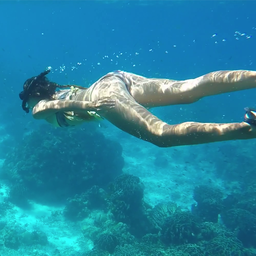
#> input picture images/UW_400.png, 256 x 256 px, shrunk from 800 x 800 before the run
$ jupyter execute Interpolation_tree_morfological_operation.ipynb   (shell and % lines are left out)
#> lines starting #> are read from the running program, lines starting #| are printed output that depends on the picture; after the words box and inside, x2 and y2 are one past the last pixel; in counts of white or black regions, pixels touching at a corner belong together
[cell 1]
import cv2
import numpy as np
import dippykit as dip
import matplotlib.pyplot as plt
import pandas as pd


#PICKING AN IMAGE
im_original = cv2.imread("images/UW_400.png")
#> im_original is the input picture: shape (256, 256, 3); mean B, G, R 160.8, 132.7, 37.4
#im_original = cv2.imread("images/underwater-15.png")

#im_original = cv2.imread("images/24Zimmer-Refer-articleLarge.jpg")

#INITIAL EXPLORATION OF THE PICTURE

#Select pixels that are similar in color to skin
im_skin = np.copy(im_original)
for i in range(np.shape(im_original)[0]):
    for j in range(np.shape(im_original)[1]):
        #if im_original[i,j][2] < 60:
        if im_original[i,j][2] < 60 or im_original[i,j][0] > 200: #Zones mostly reddish, not blueish
            im_skin[i,j]=[0,0,0]
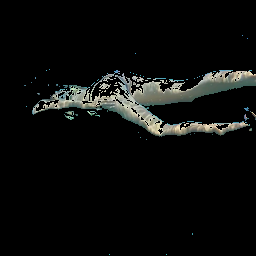
#> im_skin: shape (256, 256, 3); mean B, G, R 11.3, 12.4, 11.6

cv2.imwrite("temp_images/tree_morf/skin_color.png", im_skin)

#Select zones with high luminosity (probably zones iluminated by refracted light)
im_gray = cv2.cvtColor(im_original, cv2.COLOR_BGR2GRAY)
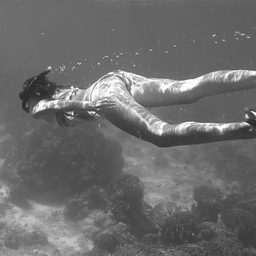
#> im_gray: shape (256, 256); min 39, max 255, mean 107.4
ret,th1 = cv2.threshold(im_gray,180,255,cv2.THRESH_BINARY)
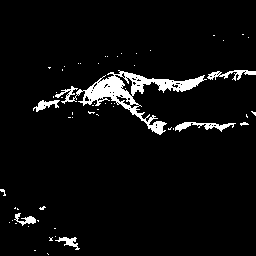
#> th1: shape (256, 256); 4.9% white; 58 white regions (50 under 20 px), largest, box (x1, y1, x2, y2) and area: (55, 70, 207, 135) 2168, (175, 122, 236, 132) 258, (207, 70, 256, 81) 220

kernel = np.ones((5,5),np.uint8)
binary_morf = cv2.morphologyEx(th1, cv2.MORPH_CLOSE, kernel)
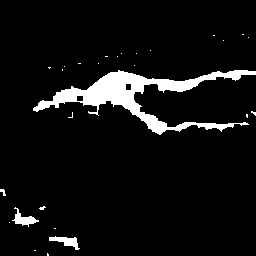
#> binary_morf: shape (256, 256); 6.5% white; 27 white regions (23 under 20 px), largest, box (x1, y1, x2, y2) and area: (33, 70, 256, 135) 3763, (12, 207, 39, 227) 200, (49, 236, 80, 250) 196, (0, 189, 6, 196) 24
#binary_morf = cv2.dilate(th1,kernel,iterations = 1)
#binary_morf = cv2.dilate(th1,kernel,iterations = 2)
binary_morf = cv2.erode(binary_morf,kernel,iterations = 2)
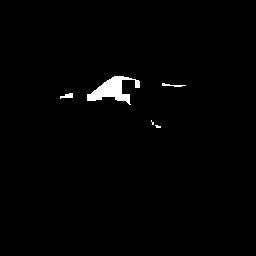
#> binary_morf: shape (256, 256); 1.2% white; 5 white regions (2 under 20 px), largest, box (x1, y1, x2, y2) and area: (87, 76, 140, 105) 691, (60, 93, 73, 99) 47, (162, 83, 186, 87) 43
cv2.imwrite("temp_images/tree_morf/binary_morf.png", binary_morf )

"""
#Saliency detection
# initialize OpenCV's static fine grained saliency detector and compute the saliency map
saliency = cv2.saliency.StaticSaliencyFineGrained_create()
(success, saliencyMap) = saliency.computeSaliency(im_original)

# if we would like a *binary* map that we could process for contours,
# compute convex hull's, extract bounding boxes, etc., we can
# additionally threshold the saliency map

threshMap = cv2.threshold(saliencyMap*255, 80, 255,cv2.THRESH_BINARY)[1]

cv2.imwrite("temp_images/saliency.png", saliencyMap*255)
"""

dip.imshow(th1)
#> (this line was passed over: dippykit is not available in this run)
dip.show()
#> (this line was passed over: dippykit is not available in this run)

dip.imshow(binary_morf)
#> (this line was passed over: dippykit is not available in this run)
dip.show()
#> (this line was passed over: dippykit is not available in this run)

"""
dip.imshow(threshMap)
dip.show()
"""

[cell 2]
"""
def reduce_mask(mask):

    N,M = np.shape(mask)
    WHITE = 255
    DARKEN_LAYER = 0

    for i in range(N):

        edge_detected = False
        for j in range(M):

            if mask[i][j] == WHITE and edge_detected == False:
                mask[i][j] = 0
                if j+DARKEN_LAYER<M:
                    for k in range(1,DARKEN_LAYER+1):
                        mask[i][j+k]=0

                if j+DARKEN_LAYER+1 == WHITE:
                    edge_detected = True

            elif mask[i][j] == 0 and edge_detected == True:
                mask[i][j-1] = 0
                edge_detected = False
                if j-DARKEN_LAYER>=0:
                    for k in range(1,DARKEN_LAYER+1):
                        mask[i][j-k]=0

"""

[cell 3]
#binary_morf

[cell 4]
class Pixel(object):
    def __init__(self):
        self.position = None
        self.neighbors = None

[cell 5]
#Interpolation without morfological operations

im_skin_interp = np.copy(im_skin)

#Step 1: Go over all the pixels of "Zones similar to skin color" using a square of 4 pixels

for i in range(np.shape(im_skin)[0] - 1):
    for j in range(np.shape(im_skin)[1] -1):

        pixel_upper_left = im_skin[i,j]
        pixel_upper_rigth = im_skin[i,j+1]
        pixel_bottom_left = im_skin[i+1 ,j]
        pixel_bottom_rigth = im_skin[i+1,j+1]

        pixel_array = [pixel_upper_left, pixel_upper_rigth, pixel_bottom_left, pixel_bottom_rigth]

        remove_pixel = [False, False, False, False]


        #Step 2: Check if at least one of the 4 pixels correspond to the body (i.e. it isn´t black)

        if (pixel_upper_left > ([0, 0, 0])).all() or (pixel_upper_rigth > ([0,0,0])).all or (pixel_bottom_left > ([0,0,0])).all() or (pixel_bottom_rigth > ([0,0,0])).all():

            #Step 3: Check if any of those pixels are marked as pixels to remove (i.e. they are white on image after binary threshold)
            if th1[i,j] == 255:
                remove_pixel[0] = True
            if th1[i,j+1] == 255:
                remove_pixel[1] = True
            if th1[i+1,j] == 255:
                remove_pixel[2] = True
            if th1[i+1,j+1] == 255:
                remove_pixel[3] = True

            #We need to remove the targeted pixels and substitute its value with the average of the surrounding pixels that are part of the body

            aux_pixel_value = [0,0,0]
            num_pixels_for_average = 0

            for p in range(np.shape(pixel_array)[0]):
                #if remove_pixel[p] == False and (pixel_array[p] > ([0, 0, 0])).all():
                if remove_pixel[p] == False: #Using this condition, the image has less false skin-coloured pixels
                    aux_pixel_value = aux_pixel_value + pixel_array[p]
                    num_pixels_for_average = num_pixels_for_average + 1

            if num_pixels_for_average > 0:
                avg_pixel_value = aux_pixel_value/num_pixels_for_average
            elif num_pixels_for_average == 0:
                avg_pixel_value = (255,0,0)


            for p in range(np.shape(pixel_array)[0]):
                if remove_pixel[p] == True:
                    pixel_array[p] =  avg_pixel_value

            if (im_skin[i,j] == [0,0,0]).all():
                im_skin_interp[i,j] = pixel_array[0]
            if (im_skin[i,j+1] == [0,0,0]).all():
                im_skin_interp[i,j+1] = pixel_array[1]
            if (im_skin[i+1,j] == [0,0,0]).all():
                im_skin_interp[i+1 ,j] = pixel_array[2]
            if (im_skin[i+1,j+1] == [0,0,0]).all():
                im_skin_interp[i+1,j+1] = pixel_array[3]
            """

            im_skin_interp[i,j] = pixel_array[0]
            im_skin_interp[i,j+1] = pixel_array[1]
            im_skin_interp[i+1,j] = pixel_array[2]
            im_skin_interp[i+1,j+1] = pixel_array[3]

            """
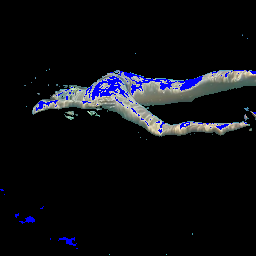
#> im_skin_interp: shape (256, 256, 3); 2.61% of pixels changed, all inside (x1, y1, x2, y2) = (0, 34, 256, 249)

cv2.imwrite("temp_images/tree_morf/skin_color_interpolated.png", im_skin_interp)
#> Out = True

[cell 6]
#Interpolation with morfological operations

im_skin_interp_morf = np.copy(im_skin)

#Step 1: Go over all the pixels of "Zones similar to skin color" using a square of 4 pixels

for i in range(np.shape(im_skin)[0] - 1):
    for j in range(np.shape(im_skin)[1] -1):

        pixel_upper_left = im_skin[i,j]
        pixel_upper_rigth = im_skin[i,j+1]
        pixel_bottom_left = im_skin[i+1 ,j]
        pixel_bottom_rigth = im_skin[i+1,j+1]

        pixel_array = [pixel_upper_left, pixel_upper_rigth, pixel_bottom_left, pixel_bottom_rigth]

        remove_pixel = [False, False, False, False]


        #Step 2: Check if at least one of the 4 pixels correspond to the body (i.e. it isn´t black)

        if (pixel_upper_left > ([0, 0, 0])).all() or (pixel_upper_rigth > ([0,0,0])).all or (pixel_bottom_left > ([0,0,0])).all() or (pixel_bottom_rigth > ([0,0,0])).all():

            #Step 3: Check if any of those pixels are marked as pixels to remove (i.e. they are white on image after binary threshold)
            if binary_morf[i,j] == 255:
                remove_pixel[0] = True
            if binary_morf[i,j+1] == 255:
                remove_pixel[1] = True
            if binary_morf[i+1,j] == 255:
                remove_pixel[2] = True
            if binary_morf[i+1,j+1] == 255:
                remove_pixel[3] = True

            #We need to remove the targeted pixels and substitute its value with the average of the surrounding pixels that are part of the body

            aux_pixel_value = [0,0,0]
            num_pixels_for_average = 0

            for p in range(np.shape(pixel_array)[0]):
                #if remove_pixel[p] == False and (pixel_array[p] > ([0, 0, 0])).all():
                if remove_pixel[p] == False: #Using this condition, the image has less false skin-coloured pixels
                    aux_pixel_value = aux_pixel_value + pixel_array[p]
                    num_pixels_for_average = num_pixels_for_average + 1

            if num_pixels_for_average > 0:
                avg_pixel_value = aux_pixel_value/num_pixels_for_average
            elif num_pixels_for_average == 0:
                avg_pixel_value = (255,0,0)


            for p in range(np.shape(pixel_array)[0]):
                if remove_pixel[p] == True:
                    pixel_array[p] =  avg_pixel_value
            """
            if (im_skin[i,j] == [0,0,0]).all():
                im_skin_interp[i,j] = pixel_array[0]
            if (im_skin[i,j+1] == [0,0,0]).all():
                im_skin_interp[i,j+1] = pixel_array[1]
            if (im_skin[i+1,j] == [0,0,0]).all():
                im_skin_interp[i+1 ,j] = pixel_array[2]
            if (im_skin[i+1,j+1] == [0,0,0]).all():
                im_skin_interp[i+1,j+1] = pixel_array[3]
            """

            im_skin_interp_morf[i,j] = pixel_array[0]
            im_skin_interp_morf[i,j+1] = pixel_array[1]
            im_skin_interp_morf[i+1,j] = pixel_array[2]
            im_skin_interp_morf[i+1,j+1] = pixel_array[3]
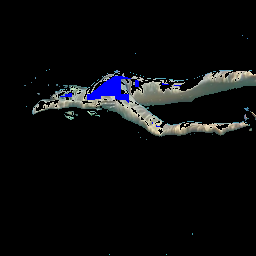
#> im_skin_interp_morf: shape (256, 256, 3); 1.17% of pixels changed, all inside (x1, y1, x2, y2) = (60, 76, 182, 128)


cv2.imwrite("temp_images/tree_morf/skin_color_interpolated_morf.png", im_skin_interp_morf)
#> Out = True

[cell 7]
"""

im_skin_interp_def = np.copy(im_original)
block_size = 40
for i in range(0, int(np.shape(im_original)[0]/block_size)):
    for j in range(0, int(np.shape(im_original)[1]/block_size)):

        block_interp = im_skin_interp[i*block_size:(i+1)*block_size, j*block_size:(j+1)*block_size]
        block_interp_morf = im_skin_interp_morf[i*block_size:(i+1)*block_size, j*block_size:(j+1)*block_size]

        num_color_pixels = 0
        num_color_pixels_morf = 0

        for item in block_interp:
            if (item > (0,0,0)).all() and  (item != (255,0,0)).all():
                num_color_pixels = num_color_pixels + 1

        for item in block_interp_morf:
            if (item > (0,0,0)).all() and  (item != (255,0,0)).all():
                num_color_pixels_morf = num_color_pixels_morf + 1

        print(num_color_pixels, num_color_pixels_morf)

        if num_color_pixels_morf < 0.8*num_color_pixels:
            im_skin_interp_def[i*block_size:(i+1)*block_size, j*block_size:(j+1)*block_size] = im_skin_interp[i*block_size:(i+1)*block_size, j*block_size:(j+1)*block_size]
        else:
            im_skin_interp_def[i*block_size:(i+1)*block_size, j*block_size:(j+1)*block_size] = im_skin_interp_morf[i*block_size:(i+1)*block_size, j*block_size:(j+1)*block_size]


cv2.imwrite("temp_images/tree_morf/skin_color_interpolated_def.png", im_skin_interp_def)

"""

[cell 8]
im_skin_interp_def = np.copy(im_skin_interp_morf)

block_size = 80
for i in range(0, int(np.shape(im_original)[0]/block_size)):
    for j in range(0, int(np.shape(im_original)[1]/block_size)):

        block_interp = im_skin_interp[i*block_size:(i+1)*block_size, j*block_size:(j+1)*block_size]
        block_interp_morf = im_skin_interp_morf[i*block_size:(i+1)*block_size, j*block_size:(j+1)*block_size]
        #print(np.shape(im_skin_interp_morf))
        #print(block_interp)

        #print(i*block_size,(i+1)*block_size)
        num_color_pixels_morf = 0

        #num_item = 0
        for k in range(0, block_size):
            for l in range(0, block_size):
            #print(np.shape(block_interp_morf.flatten()))
            #num_item = num_item + 1

                if (block_interp_morf[k,l] == (255,0,0)).all():
                    num_color_pixels_morf = num_color_pixels_morf + 1
                    #print(block_interp)
                    #print(num_color_pixels_morf)
                    if num_color_pixels_morf > 25:
                        #print(num_color_pixels_morf)
                        #print(i*block_size, j*block_size)
                        continue
        #print(num_item)
        print(num_color_pixels_morf)
        print(i*block_size, j*block_size)
        if num_color_pixels_morf > 0.25*block_size*block_size:
            im_skin_interp_def[i*block_size:(i+1)*block_size, j*block_size:(j+1)*block_size] = im_skin_interp[i*block_size:(i+1)*block_size, j*block_size:(j+1)*block_size]

cv2.imwrite("temp_images/tree_morf/skin_color_interpolated_def.png", im_skin_interp_def)
#> Out = True

[cell 9]
#Adding red pixels to the list of pixels to fix. The red pixels are those that couldn be interpolated

list_pixels_to_fix = []


for i in range(np.shape(im_skin)[0] - 1):
    for j in range(np.shape(im_skin)[1] -1):
        if (im_skin_interp_def[i,j] == ([255,0,0])).all():

            list_pixels_to_fix.append((i,j))

print(list_pixels_to_fix)
#> (printed output is left out)

[cell 10]
#This block is to find the first order pixels in the first iteration

"""

num_pixel = 0

list_pixels_first_order = []

for item in list_pixels_to_fix:

        # i and j are the coordinates of each red pixel
        i = item[0]
        j = item[1]

        initialization_pixel = 0 #That means that the pixel has not been added yet to the list of first order pixels

        for row in range(i-1, i+2):
            for col in range(j-1, j+2):
                #Here it checks if some of the surrounding pixels are not equal to red (i.e. has skin color)
                if (im_skin_interp[row,col] != ([255,0,0])).all():

                    if initialization_pixel == 0:
                        #the first time, it is created a structure inside the list and the position is registered
                        #the list of neighbors is initialized
                        list_pixels_first_order.append(num_pixel)
                        list_pixels_first_order[num_pixel] = Pixel()
                        list_pixels_first_order[num_pixel].position = (i,j)
                        list_pixels_first_order[num_pixel].neighbors = []

                        initialization_pixel = 1
                        num_pixel = num_pixel + 1

                    list_pixels_first_order[num_pixel-1].neighbors.append((row,col))

        initialization_pixel = 0

print(list_pixels_first_order[0].position)
print(list_pixels_first_order[0].neighbors)

"""

[cell 11]
#This block is to paint in green those pixels that are considered as first order pixels on the first iteration

"""
for item in list_pixels_first_order:
    # i and j are the coordinates of each first order pixel
    i = item.position[0]
    j = item.position[1]

    im_skin_interp[i,j] = [0, 255, 0]

dip.imshow(im_skin_interp)
dip.show()

cv2.imwrite("temp_images/skin_color_interpolated_first_order_morf.png", im_skin_interp)

"""

[cell 12]
#This block paints the first order pixels of the first iteration with the average color of the neighbor pixels

"""

for item in list_pixels_first_order:
    # i and j are the coordinates of each first order pixel
    i = item.position[0]
    j = item.position[1]
    #print(sum(np.array(item.neighbors)))

    aux_rgb = (0,0,0)

    for neighbor in item.neighbors:
        row = neighbor[0]
        col = neighbor[1]

        aux_rgb = aux_rgb + im_skin_interp[row,col]

    im_skin_interp[i,j] = aux_rgb/len(item.neighbors)
    print(aux_rgb)
    print(len(item.neighbors))
    print(im_skin_interp[i,j])

dip.imshow(im_skin_interp)
dip.show()

cv2.imwrite("temp_images/skin_color_interpolated_first_order_first_stage.png", im_skin_interp)

"""

[cell 13]
#Iterative method: after selecting the pixels to fix, this block iteratively find the first order pixels
#in each iteration and paints them averaging the color of the neighbors


num_total_pix_to_fix = len(list_pixels_to_fix)
#> num_total_pix_to_fix = 641
num_current_pixels_to_fix = len(list_pixels_to_fix)
#> num_current_pixels_to_fix = 641

#ratio_old = num_current_pixels_to_fix/num_total_pix_to_fix
ratio_new = 0

while True:

    #Step 1: Find which pixels are first order pixels from those we still need to fix
    num_pixel = 0

    list_pixels_first_order = []
    ratio_old = num_current_pixels_to_fix/num_total_pix_to_fix
#> ratio_old = 1

    print("Ratio: " + str(ratio_new))

    for item in list_pixels_to_fix:

        # i and j are the coordinates of each red pixel
        i = item[0]
        j = item[1]

        initialization_pixel = 0 #That means that the pixel has not been added yet to the list of first order pixels

        for row in range(i-1, i+2):
            for col in range(j-1, j+2):
                #Here it checks if some of the surrounding pixels are not equal to red (i.e. has skin color)
                if (im_skin_interp_def[row,col] != ([255,0,0])).all():

                    if initialization_pixel == 0:
                        #the first time, it is created a structure inside the list and the position is registered
                        #the list of neighbors is initialized
                        list_pixels_first_order.append(num_pixel)
                        list_pixels_first_order[num_pixel] = Pixel()
                        list_pixels_first_order[num_pixel].position = (i,j)
                        list_pixels_first_order[num_pixel].neighbors = []

                        initialization_pixel = 1
                        num_pixel = num_pixel + 1

                    list_pixels_first_order[num_pixel-1].neighbors.append((row,col))

        initialization_pixel = 0
#> after the loop, num_pixel = 173


    #Step 2: Interpolate those first order pixels

    for item in list_pixels_first_order:
        # i and j are the coordinates of each first order pixel
        i = item.position[0]
        j = item.position[1]
        #print(sum(np.array(item.neighbors)))

        aux_rgb = (0,0,0)

        for neighbor in item.neighbors:
            row = neighbor[0]
            col = neighbor[1]

            aux_rgb = aux_rgb + im_skin_interp_def[row,col]

        im_skin_interp_def[i,j] = aux_rgb/len(item.neighbors)
        #print(aux_rgb)
        #print(len(item.neighbors))
        #print(im_skin_interp[i,j])

        list_pixels_to_fix.remove((i,j))
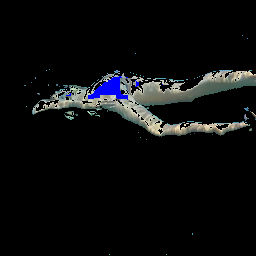
#> im_skin_interp_def: shape (256, 256, 3); 0.26% of pixels changed, all inside (x1, y1, x2, y2) = (60, 76, 181, 127)
#> after the loop, list_pixels_to_fix = 468 pairs, first value 76 to 99, second value 66 to 162

    num_current_pixels_to_fix = len(list_pixels_to_fix)
#> num_current_pixels_to_fix = 468

    ratio_new = num_current_pixels_to_fix/num_total_pix_to_fix
#> ratio_new = 0.73

    %matplotlib inline
    dip.imshow(im_skin_interp_def)
#> (this line was passed over: dippykit is not available in this run)
    dip.show()
#> (this line was passed over: dippykit is not available in this run)

    #cv2.imwrite("temp_images/tree_morf/skin_color_interpolated_first_order_last_stage_morf.png", im_skin_interp)
    if len(list_pixels_to_fix) == [] or ratio_old == ratio_new:
        print("Completed")
        break

"""
dip.imshow(im_skin_interp)
dip.show()
"""

cv2.imwrite("temp_images/tree_morf/skin_color_interpolated_first_order_last_stage.png", im_skin_interp_def)

$ run again, with images/underwater-15.png copied over images/UW_400.png
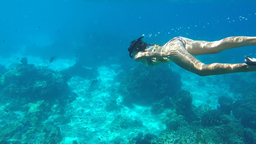
#> input picture images/underwater-15.png, 256 x 144 px, shrunk from 1920 x 1080 before the run
#> im_original is the input picture: shape (144, 256, 3); mean B, G, R 173.8, 142.9, 13.4
#> `ret,th1 = cv2.threshold(im_gray,180,255,cv2.THRESH_BINARY)`:
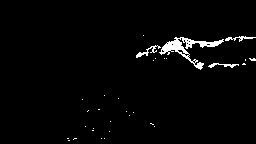
#> th1: shape (144, 256); 2.2% white; 32 white regions (28 under 20 px), largest, box (x1, y1, x2, y2) and area: (159, 37, 224, 70) 543, (136, 45, 161, 58) 84, (225, 36, 256, 42) 72, (208, 63, 239, 68) 68
#> after the loop `for i in range(np.shape(im_skin)[0] - 1):`:
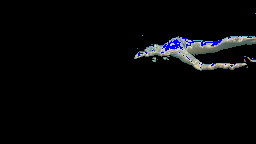
#> im_skin_interp: shape (144, 256, 3); mean B, G, R 8.2, 6.9, 6.4
#> `cv2.imwrite("temp_images/tree_morf/skin_color_interpolated.png", im_sk..`: Out = True
#> (printed output is left out)
#> after the loop `for item in list_pixels_first_order:`: list_pixels_to_fix = [(43, 179), (43, 180), (43, 181), (44, 179), (44, 180), (44, 181), (45, 176), (45, 177), (45, 178), (45, 179), (45, 180), (45, 181), (46, 173), (46, 174), (46, 181)]
#> `num_current_pixels_to_fix = len(list_pixels_to_fix)`: num_current_pixels_to_fix = 15
#> ratio_new = 0.395

$ run again, with images/24Zimmer-Refer-articleLarge.jpg saved as images/UW_400.png
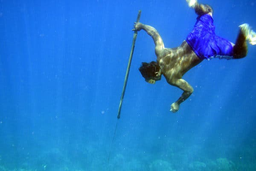
#> input picture images/24Zimmer-Refer-articleLarge.jpg, 256 x 171 px, shrunk from 600 x 400 before the run
#> im_original is the input picture: shape (171, 256, 3); mean B, G, R 207.9, 121.4, 33.4
#> `ret,th1 = cv2.threshold(im_gray,180,255,cv2.THRESH_BINARY)`:
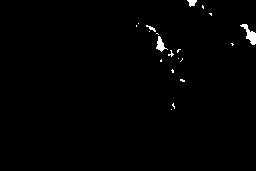
#> th1: shape (171, 256); 0.87% white; 20 white regions (16 under 20 px), largest, box (x1, y1, x2, y2) and area: (240, 24, 256, 45) 138, (156, 36, 168, 52) 85, (187, 0, 197, 7) 45, (146, 25, 156, 32) 27
#> after the loop `for i in range(np.shape(im_skin)[0] - 1):`:
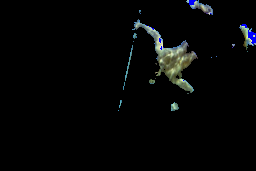
#> im_skin_interp: shape (171, 256, 3); mean B, G, R 5.7, 5.7, 4.8
#> `cv2.imwrite("temp_images/tree_morf/skin_color_interpolated.png", im_sk..`: Out = True
#| [(36, 254), (37, 254)]
#> after the loop `for item in list_pixels_first_order:`: list_pixels_to_fix = []
#> `num_current_pixels_to_fix = len(list_pixels_to_fix)`: num_current_pixels_to_fix = 0
